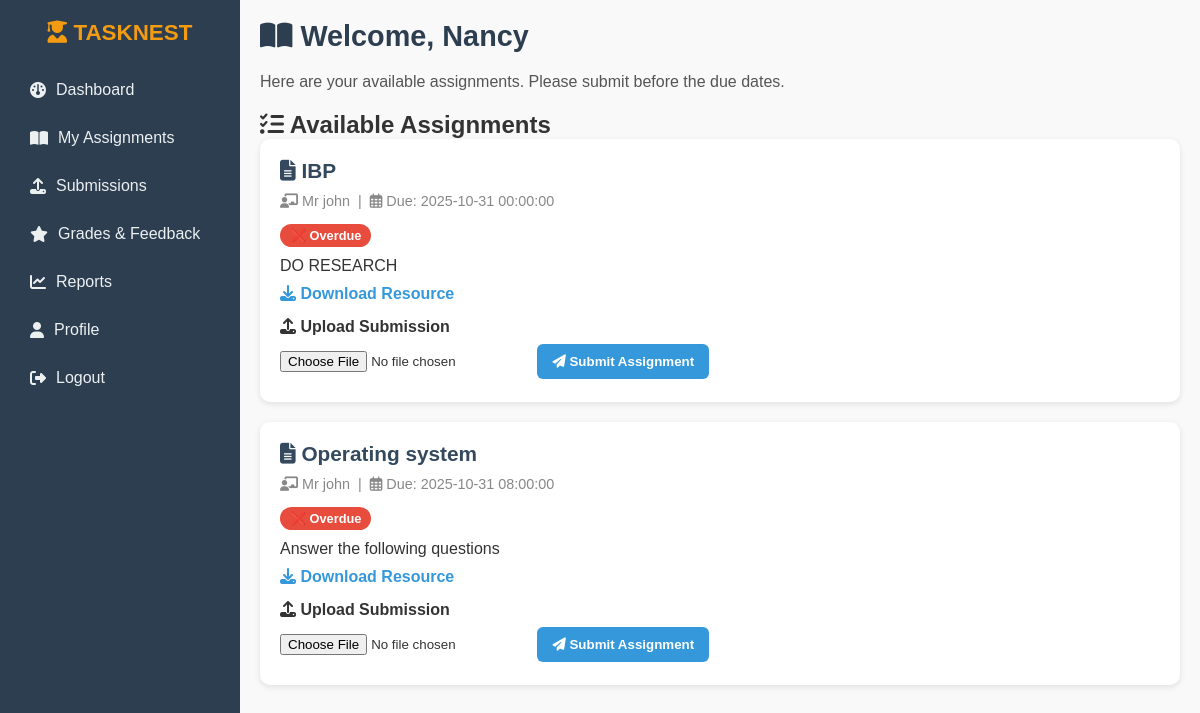
Page /student/student_assignments.php (signed in) on the committed database.
### tables this page shows
CREATE TABLE `users` (
  `id` int(11) NOT NULL,
  `role` enum('admin','teacher','student') NOT NULL,
  `name` varchar(150) NOT NULL,
  `email` varchar(255) NOT NULL,
  `password` varchar(255) NOT NULL,
  `phone` varchar(30) DEFAULT NULL,
  `department` varchar(100) DEFAULT NULL,
  `created_at` timestamp NOT NULL DEFAULT current_timestamp(),
  `status` enum('active','inactive','pending') DEFAULT 'active',
  `profile_pic` varchar(255) DEFAULT NULL,
  `otp_code` varchar(10) DEFAULT NULL,
  `otp_expires` datetime DEFAULT NULL
);

CREATE TABLE `assignments` (
  `id` int(11) NOT NULL,
  `teacher_id` int(11) NOT NULL,
  `title` varchar(255) NOT NULL,
  `description` text DEFAULT NULL,
  `file` varchar(255) DEFAULT NULL,
  `created_at` timestamp NOT NULL DEFAULT current_timestamp(),
  `due_date` datetime NOT NULL,
  `status` varchar(20) DEFAULT 'open',
  `max_score` int(11) DEFAULT 100,
  `allow_late_submission` tinyint(1) DEFAULT 1,
  `reopened_at` datetime DEFAULT NULL,
  `reopened_by` int(11) DEFAULT NULL,
  `reopen_reason` text DEFAULT NULL
);

### src/auth.php (called while the page is built, shortened)
<?php
require_once __DIR__ . '/db.php';
function is_logged_in() {
    return !empty($_SESSION['user_id']);
}
function current_user() {
    global $pdo;
    static $user = null;
    if ($user === null) {
        $stmt = $pdo->prepare("SELECT id, role, name, email, department, profile_pic FROM users WHERE id = ?");
        $stmt->execute([$_SESSION['user_id']]);
        $user = $stmt->fetch();
    }
    return $user;
}
?>

### student/student_assignments.php (the view, shortened to what this page needs)
<?php
require_once __DIR__ . '/../src/auth.php';
require_once __DIR__ . '/../src/db.php';
$user = current_user();
$stmt = $pdo->query("
    SELECT a.*, u.name AS teacher_name
    FROM assignments a
    JOIN users u ON u.id = a.teacher_id
    ORDER BY a.due_date ASC
");
$assignments = $stmt->fetchAll();
?>
<!DOCTYPE html>
<html lang="en">
<head>
  <link rel="stylesheet" href="https://cdnjs.cloudflare.com/ajax/libs/font-awesome/6.5.0/css/all.min.css">
</head>
<body>
  <aside class="sidebar">
    <h2><i class="fa-solid fa-user-graduate"></i> TASKNEST</h2>
    <a href="student_dashboard.php"><i class="fa-solid fa-gauge"></i> Dashboard</a>
    <a href="student_assignments.php"><i class="fa-solid fa-book-open"></i> My Assignments</a>
    <a href="student_submissions.php"><i class="fa-solid fa-upload"></i> Submissions</a>
    <a href="student_grades.php"><i class="fa-solid fa-star"></i> Grades & Feedback</a>
    <a href="student_reports.php"><i class="fa-solid fa-chart-line"></i> Reports</a>
    <a href="student_profile.php"><i class="fa-solid fa-user"></i> Profile</a>
    <a href="../logout.php"><i class="fa-solid fa-sign-out-alt"></i> Logout</a>
  </aside>
  <main>
    <header class="page-header">
      <h1><i class="fa-solid fa-book-open"></i> Welcome, <?php echo htmlspecialchars($user['name']); ?></h1>
    </header>
    <p class="lead">Here are your available assignments. Please submit before the due dates.</p>
    <h2><i class="fa-solid fa-list-check"></i> Available Assignments</h2>
    <?php if (empty($assignments)): ?>
      <p><i class="fa-regular fa-face-smile"></i> No assignments posted yet.</p>
    <?php else: ?>
      <?php foreach ($assignments as $a): ?>
        <?php
        $due = new DateTime($a['due_date']);
        $now = new DateTime();
        $daysLeft = $now->diff($due)->format('%r%a');
        ?>
        <article class="assignment-card">
          <h3 class="assignment-title"><i class="fa-solid fa-file-lines"></i> <?php echo htmlspecialchars($a['title']); ?></h3>
          <p class="assignment-meta">
            <i class="fa-solid fa-chalkboard-user"></i> <?php echo htmlspecialchars($a['teacher_name']); ?> &nbsp;|&nbsp;
            <i class="fa-regular fa-calendar-days"></i> Due: <?php echo htmlspecialchars($a['due_date']); ?>
          </p>
          <?php if ($daysLeft < 0): ?>
            <span class="badge overdue">❌ Overdue</span>
          <?php elseif ($daysLeft == 0): ?>
            <span class="badge today">⚡ Due Today</span>
          <?php else: ?>
            <span class="badge upcoming">⏳ <?php echo $daysLeft; ?> days left</span>
          <?php endif; ?>
          <p class="assignment-desc"><?php echo nl2br(htmlspecialchars($a['description'])); ?></p>
          <?php if (!empty($a['file'])): ?>
            <p>
              <a href="<?php echo htmlspecialchars('../src/assets/uploads/' . basename($a['file'])); ?>" target="_blank" class="download-link">
                <i class="fa-solid fa-download"></i> Download Resource
              </a>
            </p>
          <?php endif; ?>
          <form method="post" action="student_submit.php" enctype="multipart/form-data" class="submission-form">
            <label for="submission-<?php echo (int)$a['id']; ?>"><i class="fa-solid fa-upload"></i> Upload Submission</label>
            <input type="file" id="submission-<?php echo (int)$a['id']; ?>" name="submission" required accept=".pdf,.docx,image/*">
            <button type="submit" class="btn btn-primary"><i class="fa-solid fa-paper-plane"></i> Submit Assignment</button>
          </form>
        </article>
      <?php endforeach; ?>
    <?php endif; ?>
  </main>
</body>
</html>

### student/student_assignments.php (style rules this page uses)
* { margin: 0; padding: 0; box-sizing: border-box; }
body { font-family: Arial, sans-serif; display: flex; min-height: 100vh; background: #f9f9f9; color: #333; }
.sidebar { width: 240px; background: #2c3e50; color: #ecf0f1; flex-shrink: 0; display: flex; flex-direction: column; padding: 20px; }
.sidebar h2 { font-size: 1.4rem; margin-bottom: 20px; text-align: center; color: #f39c12; }
.sidebar a { color: #ecf0f1; text-decoration: none; padding: 10px; margin: 5px 0; display: flex; align-items: center; border-radius: 6px; transition: background 0.3s; }
.sidebar a i { margin-right: 10px; }
main { flex: 1; padding: 20px; overflow-y: auto; }
.page-header { margin-bottom: 20px; }
.page-header h1 { font-size: 1.8rem; color: #2c3e50; }
.lead { margin-bottom: 20px; font-size: 1rem; color: #555; }
.assignment-card { background: #fff; border-radius: 10px; padding: 20px; margin-bottom: 20px; box-shadow: 0 2px 6px rgba(0, 0, 0, 0.1); }
.assignment-title { font-size: 1.3rem; margin-bottom: 10px; color: #34495e; }
.assignment-meta { font-size: 0.9rem; color: #888; margin-bottom: 10px; }
.assignment-desc { margin: 10px 0; }
.badge { display: inline-block; padding: 4px 10px; border-radius: 20px; font-size: 0.8rem; font-weight: bold; margin-top: 5px; }
.badge.overdue { background: #e74c3c; color: #fff; }
.submission-form { margin-top: 15px; }
.submission-form label { display: block; font-weight: bold; margin-bottom: 5px; }
.submission-form input[type="file"] { margin: 10px 0; }
.btn { display: inline-block; padding: 10px 15px; border: none; border-radius: 6px; cursor: pointer; font-weight: bold; }
.btn-primary { background: #3498db; color: #fff; }
.download-link { color: #3498db; text-decoration: none; font-weight: bold; }

### rows in the picture
users: name "Nancy"
assignments: title "IBP", teacher.name "Mr john", due_date "2025-10-31 00:00:00", shows "❌ Overdue", description "DO RESEARCH"
assignments: title "Operating system", teacher.name "Mr john", due_date "2025-10-31 08:00:00", shows "❌ Overdue", description "Answer the following questions"
